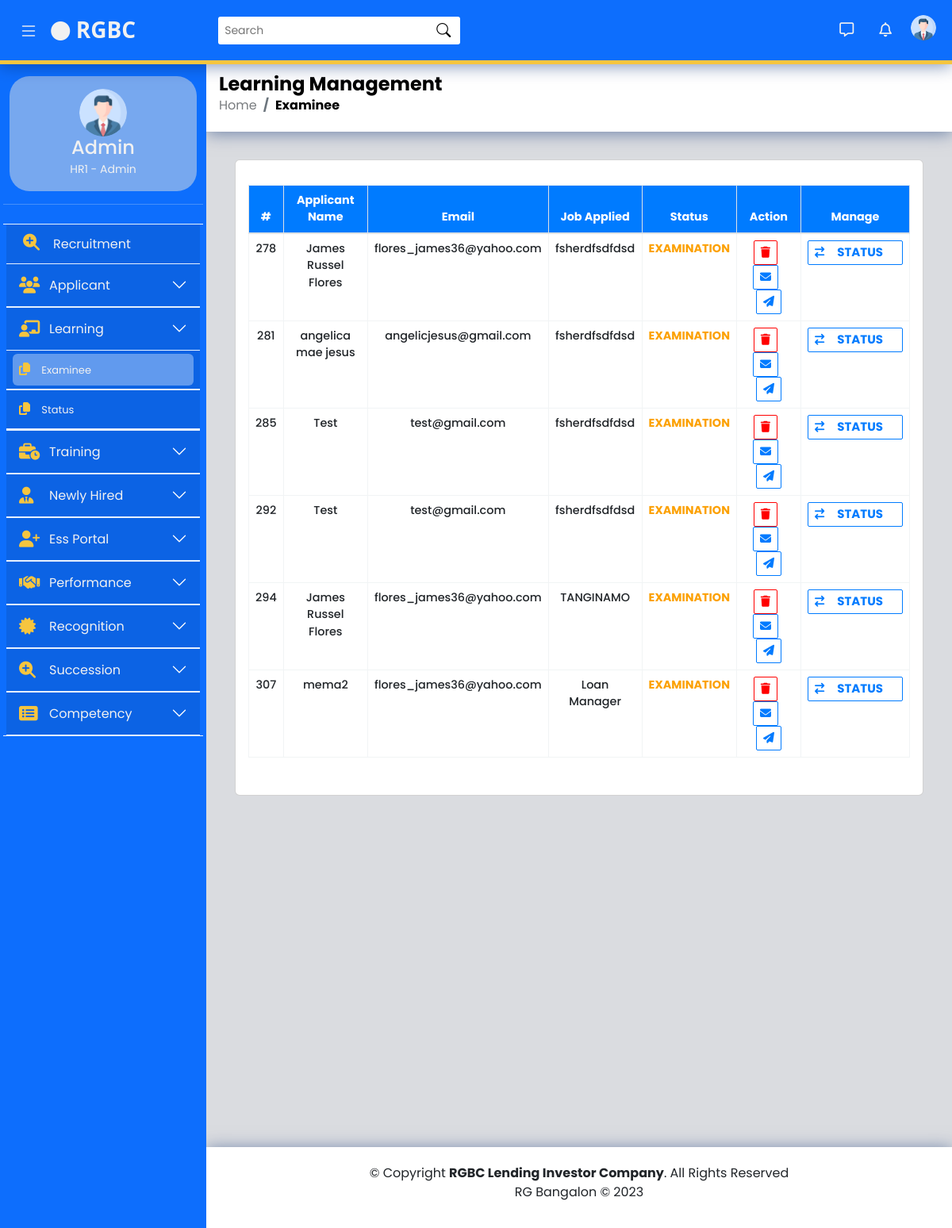
The page /AdminAdmin/system/module-2/m2-page-1 (signed in) on the database its author committed.
### tables this page shows
CREATE TABLE `examination_tbl` (
  `id` int(11) NOT NULL,
  `applicant_name` varchar(255) NOT NULL,
  `contact` varchar(15) NOT NULL,
  `email` varchar(255) NOT NULL,
  `applied_job` varchar(255) NOT NULL,
  `status` varchar(255) NOT NULL
);

### AdminAdmin/system/module-2/m2-page-1.php (the view, shortened to what this page needs)
<?php
  if (isset($_SESSION['username'], $_SESSION['password'])) {
?>
<!doctype html>
<html lang="en">
<head>
  <link rel="stylesheet" href="https://kit.fontawesome.com/064cb16be2.css">
  <link href="https://pro.fontawesome.com/releases/v5.10.0/css/all.css" rel="stylesheet">
  <link rel="stylesheet"
    href="https://cdnjs.cloudflare.com/ajax/libs/javascript-state-machine/3.1.0/state-machine.min.js">
  <link href="//maxcdn.bootstrapcdn.com/bootstrap/4.1.1/css/bootstrap.min.css" rel="stylesheet" id="bootstrap-css">
  <link rel="stylesheet" type="text/css"
    href="https://cdn.datatables.net/v/bs4/jszip-2.5.0/dt-1.10.20/b-1.6.1/b-colvis-1.6.1/b-html5-1.6.1/b-print-1.6.1/r-2.2.3/datatables.min.css" />
  <link rel="stylesheet" href="https://cdnjs.cloudflare.com/ajax/libs/font-awesome/4.7.0/css/font-awesome.css" />
  <link rel="stylesheet" href="../module-2/module-2-css/m2-page-1.css">
  <link rel="stylesheet" href="../include/css//sidebar.css">
  <link rel="stylesheet" href="../include/css//main.css">
<body>
  <?php
include '../include/header.php';
?>
  <main class="main">
    <header>
      <div class="pagetitle">
        <h1 style="color: black; font-weight: 700" >Learning Management</h1>
        <nav>
          <ol class="breadcrumb">
            <li class="breadcrumb-item">
              <a href="../dashboard/dashboard.php">Home</a>
            </li>
            <li class="breadcrumb-item active" style="color: black; font-weight: 700">Examinee</li>
          </ol>
        </nav>
      </div>
    </header>
    <section style="padding: 20px">
      <div class="col-md-15">
        <div class="card">
          <div class="card-body">
            <?php
                $connect = mysqli_connect("localhost", "root", "", "human_resource 1");
                $query ="SELECT * FROM  examination_tbl WHERE status IN ('examination');";
                $result = mysqli_query($connect, $query);
                ?>
            <table id="table_id" class="table table-bordered" style="width:100%; ">
              <thead height="40px">
                <tr style="background-color: #007bff; color: #fff; font-weight: normal; " class="text-center">
                  <th>#</th>
                  <th>Applicant Name</th>
                  <th>Email</th>
                  <th>Job Applied</th>
                  <th>Status</th>
                  <th>Action</th>
                  <th>Manage</th>
                </tr>
              </thead>
              <tbody>
                <?php
      while($row = mysqli_fetch_array($result))
      {
   ?>
    <tr class="text-center">
      <td><?php echo $row['id']?></td>
      <td><?php echo $row['applicant_name']?></td>
      <td><?php echo $row['email']?></td>
      <td><?php echo $row['applied_job']?></td>
      <td style="color: #fca103;  font-weight: 700; text-transform: uppercase"><?php echo $row['status']?></td>
        <td class="text-center">
              <ul class="list-inline m-0">
              <li class="list-inline-item">
              <a href="../dashboard/qdelete?id=<?php echo $row['id']?>">
              <button class="btn btn-outline btn-sm rounded-55" type="button" data-toggle="modal" data-placement="top"
                title="Delete" data-target="#delete-confirm" style="border: 1px solid red; color: red !important; background-color:transparent !important "><i class="fas fa-trash"></i></button>
            </a>
              </li>
              <li class="list-inline-item">
              <a href="../module-2/m2-page-3?id=<?php echo $row['id']?>">
              <button class="btn btn-outline btn-sm rounded-55" type="button" data-toggle="modal"
                data-placement="top" title="Send email" data-target="#myModal"
                style="border: 1px solid #007bff;  color: #007bff !important; background-color:transparent ! important"><i class="fas fa-envelope"></i></button>
               </a>
            </li>
              <li class="list-inline-item">
              <a href="../module-2/m2-page-4?id=<?php echo $row['id']?>">
              <button class="btn btn-outline btn-sm rounded-55" type="button" data-toggle="modal"
                data-placement="top" title="Send exam" data-target="#myModal"
                style="border: 1px solid #007bff;  color: #007bff !important; background-color:transparent ! important"><i class="fas fa-paper-plane"></i></button>
              </a>
              </li>
            </ul>
        </td>
        <td style="text-transform:uppercase"><ul class="list-inline m-0">
                        <li class="list-inline-item">
                            <button class="btn btn-outline btn-sm rounded-55 name" type="button" data-bs-toggle="modal"
                              data-placement="top" title="View"data-bs-target="#statusModal" style="border: 1px solid #007bff;  color: #007bff !important; background-color:transparent ! important"><i class="fas fa-exchange"  ><small style="font-size: 15px; padding: 1rem; font-family: poppins; text-transform:uppercase; font-weight: bold" >Status</small></i></button>
                          </li></td>
          </tr>
<?php
        }
        ?>
              </tbody>
            </table>
          </div>
        </div>
      </div>
    </section>
    <?php
    include '../include/footer.php';
    ?>
  </main>
</body>
</html>
<?php
}
  else{
    header('location: ../../../managementLoginForm/pages/index');
    session_destroy();
  }
?>

### AdminAdmin/system/module-2/module-2-css/m2-page-1.css (style rules this page uses)
section { font-family: 'Poppins', sans-serif !important; margin-left: 1rem; margin-right: 1rem; margin-bottom: 1.5rem; font-size: .899em; font-weight: 500; }
body { background-color: #F1F4F5; }
table, table td { border: 1px solid #F1F4F5 !important ; }
td { height: 60px !important; }
.card-body { padding: 0rem 1.25rem; }
.card { border-radius: 0px; padding-top: 15px; padding-bottom: 15px; }
.btn { background-color: #007bff !important; color: white !important; font-weight: 700 !important; border-radius: 2px !important; }

### AdminAdmin/system/include/css/main.css (style rules this page uses)
body { font-family: 'Poppins', sans-serif; min-height: 100%; background: #dadce0; }
.main { margin-top: 60px; transition: 0.4s; margin-left: 260px; }
header { padding: 2rem 1rem 0.3rem 1rem !important; margin-bottom: 15px; background: white; box-shadow: 0px 2px 20px rgba(1, 41, 112, 0.5); }
.pagetitle { margin-bottom: 10px; }
.pagetitle h1 { font-size: 24px; margin-bottom: 0; font-weight: 500; }
.pagetitle li { color: #343a40; }
.pagetitle li a { color: #797c7f; text-decoration: none; }

### rows shown on the page
examination_tbl: id "278", applicant_name "James Russel Flores", email "flores_james36@yahoo.com", applied_job "fsherdfsdfdsd", status "EXAMINATION"
examination_tbl: id "281", applicant_name "angelica mae jesus", email "angelicjesus@gmail.com", applied_job "fsherdfsdfdsd", status "EXAMINATION"
examination_tbl: id "285", applicant_name "Test", email "test@gmail.com", applied_job "fsherdfsdfdsd", status "EXAMINATION"
examination_tbl: id "292", applicant_name "Test", email "test@gmail.com", applied_job "fsherdfsdfdsd", status "EXAMINATION"
examination_tbl: id "294", applicant_name "James Russel Flores", email "flores_james36@yahoo.com", applied_job "TANGINAMO", status "EXAMINATION"
examination_tbl: id "307", applicant_name "mema2", email "flores_james36@yahoo.com", applied_job "Loan Manager", status "EXAMINATION"
